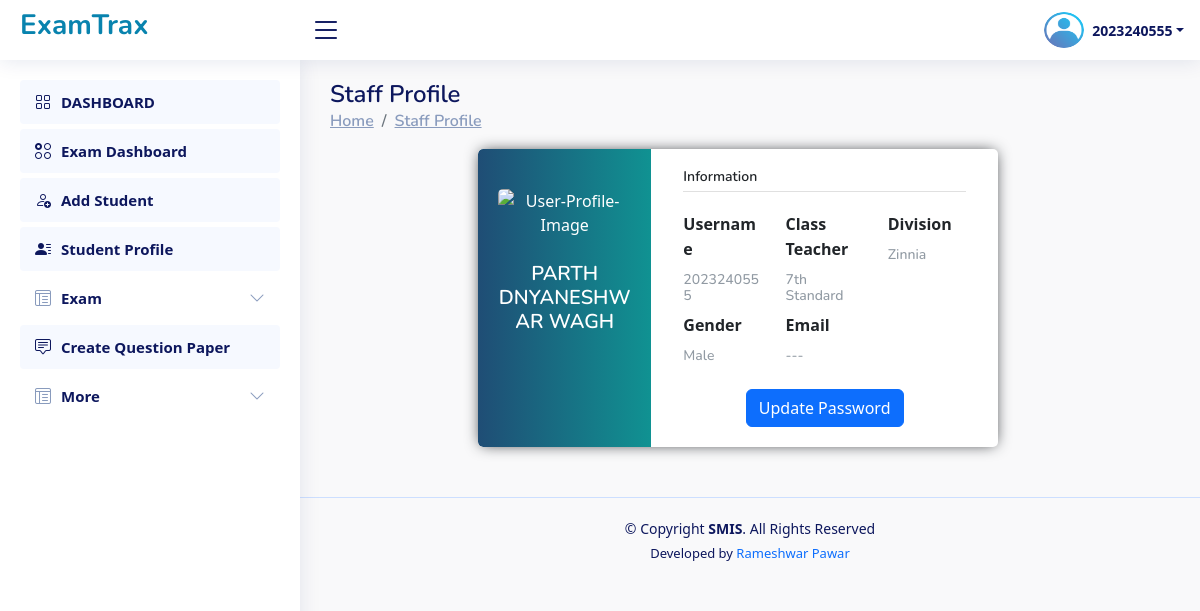
/Staff/staff_profile/ (signed in), run on the app's committed database.
### Institute/models.py (models this page shows, shortened)
class CustomUser(AbstractUser):
    student_prn_no = models.BigIntegerField(null=True,unique=True)
    name = models.CharField(max_length=200,null=True)
    roll_no = models.CharField(max_length=20,null=True)
    class_name = models.CharField(max_length=50,null=True,choices=CLASS)
    division = models.CharField(max_length=10,null=True,choices=DIVISION)
    is_institute=models.BooleanField(default=False)
    is_staff=models.BooleanField(default=False)
    is_student=models.BooleanField(default=False)
    staff_id = models.CharField(max_length=10,null=True)
    designation=models.CharField(max_length=50,null=True,blank=True)
    email=models.EmailField(max_length=254,null=True,blank=True)
    gender=models.CharField(max_length=50,null=True,blank=True,choices=GENDER)

### Staff/views.py (the view)
# urls.py: path("staff_profile/",views.staff_profile,name="staff_profile"),
def staff_profile(request):
    return render(request,"staff__staff_profile_page.html")

### Staff/views.py (called while the page is built)
def my_exam_list_object_for_base(request):
    if request.user.is_authenticated:
        exam = Exam.objects.filter(staff_id=request.user.staff_id).order_by('-id')
    else:
        exam={}
    return {'exam_list_data': exam}

### Staff/templates/staff__staff_profile_page.html (shortened to what this page needs)
{% extends 'staff_base.html' %}
{% load crispy_forms_tags %}
{% block content %}
<main id="main" class="main">
    <div class="pagetitle">
        <h1>Staff Profile</h1>
        <nav>
            <ol class="breadcrumb">
                <li class="breadcrumb-item"><a href="#">Home</a></li>
                <li class="breadcrumb-item"><a href="#">Staff Profile</a></li>
            </ol>
        </nav>
    </div>
    <section class="section dashboard">
        <div class="row">
            <div class="col-lg-12">
                <div class="page-content page-container" id="page-content">
                    <div class="">
                        <div class="row container d-flex justify-content-center">
                            <div class="col-xl-8 col-md-12">
                                <div class="card user-card-full">
                                    <div class="row m-l-0 m-r-0">
                                        <div class="col-sm-4 bg-c-lite-green user-profile">
                                            <div class="card-block text-center text-white">
                                                <div class="m-b-25">
                                                    <img src="https://img.icons8.com/bubbles/100/000000/user.png"
                                                        class="img-radius" alt="User-Profile-Image">
                                                </div>
                                                <h5 class="f-w-600">{{request.user.name}}</h5>
                                            </div>
                                        </div>
                                        <div class="col-sm-8">
                                            <div class="card-block">
                                                <h6 class="m-b-20 p-b-5 b-b-default f-w-600">Information</h6>
                                                <div class="row">
                                                    <div class="col-sm-4">
                                                        <p class="m-b-10 f-w-600">Username</p>
                                                        <h6 class="text-muted f-w-400">{% if request.user.username %}{{request.user.username}}{% else %}---{% endif %}</h6>
                                                    </div>
                                                    <div class="col-sm-4">
                                                        <p class="m-b-10 f-w-600">Class Teacher</p>
                                                        <h6 class="text-muted f-w-400">{% if request.user.class_name %}{{request.user.class_name}} Standard {% else %}---{% endif %}</h6>
                                                    </div>
                                                    <div class="col-sm-4">
                                                        <p class="m-b-10 f-w-600">Division</p>
                                                        <h6 class="text-muted f-w-400">{% if request.user.division %}{{request.user.division}} {% else %}---{% endif %}</h6>
                                                    </div>
                                                </div>
                                                <div class="row">
                                                    <div class="col-sm-4">
                                                        <p class="m-b-10 f-w-600">Gender</p>
                                                        <h6 class="text-muted f-w-400">{% if request.user.gender %}{{request.user.gender}}  {% else %}---{% endif %}</h6>
                                                    </div>
                                                    <div class="col-sm-8">
                                                        <p class="m-b-10 f-w-600">Email</p>
                                                        <h6 class="text-muted f-w-400">{% if request.user.email %}{{request.user.email}}  {% else %}---{% endif %}</h6>
                                                    </div>
                                                </div>
                                                <div class="row">
                                                    <div class="col-sm-12 text-center mt-3">
                                                        <a href="{% url 'update_staff_password' %}" class="btn btn-primary">Update Password</a>
                                                    </div>
                                                </div>
                                            </div>
                                        </div>
                                    </div>
                                </div>
                            </div>
                        </div>
                    </div>
                </div>
            </div>
        </div>
    </section>
</main>
{% endblock content %}

### Staff/templates/staff_base.html (shortened to what this page needs)
{% load static %}
<!DOCTYPE html>
<html lang="en">
<head>
    <link href="https://unpkg.com/aos@2.3.1/dist/aos.css" rel="stylesheet">
    <link rel="stylesheet" href="https://cdn.jsdelivr.net/npm/bootstrap-icons@1.10.3/font/bootstrap-icons.css">
  <link rel="stylesheet" href="{% static 'css/base_style.css' %}">
<link rel="stylesheet" href="https://cdn.jsdelivr.net/npm/bootstrap@5.2.2/dist/css/bootstrap.min.css">
<link rel="stylesheet" href="https://cdn.datatables.net/1.11.3/css/dataTables.bootstrap5.min.css">
</head>
<body>
<header id="header" class="header fixed-top d-flex align-items-center">
  <div class="d-flex align-items-center justify-content-between">
      <a href=" " class="logo d-flex align-items-center" style="text-decoration:none;" data-toggle="modal"  data-target="#logout_model">
          <center>
            <h3 style=" color:#0883AE;"><b>ExamTrax</b></h3>
          </center>
      </a>
      <i class="bi bi-list toggle-sidebar-btn"></i>
  </div>
  <nav class="header-nav ms-auto">
      <ul class="d-flex align-items-center">
          <li class="nav-item dropdown pe-3 text-center  ">
              <a class="nav-link nav-profile d-flex align-items-center pe-0" href="#" data-bs-toggle="dropdown">
                  <img src="{% static 'img/profile.png' %}" alt="Profile" class="rounded-circle" style="width:40px; height:40px;">
                  <span class="d-none d-md-block dropdown-toggle ps-2"> {{request.user.username}}</span>
              </a>
          </li>
      </ul>
  </nav>
</header>
<aside id="sidebar" class="sidebar">
  <ul class="sidebar-nav" id="sidebar-nav">
    <li class="nav-item">
          <a class="nav-link " href="{% url 'staff_dashboard' %}">
              <i class="bi bi-grid"></i>
              <span>DASHBOARD</span>
          </a>
      </li>
      <li class="nav-item">
        <a class="nav-link " href=""  data-toggle="modal" data-target="#select_exam_model_for_exam_dashboard">
          <i class="bi bi-ui-radios-grid"></i>
            <span>Exam Dashboard</span>
        </a>
      </li>
      <li class="nav-item">
        <a class="nav-link " href="{% url 'add_student' %}">
          <i class="bi bi-person-add"></i>
            <span>Add Student</span>
        </a>
      </li>
      <li class="nav-item">
        <a class="nav-link " href="{% url 'student_list' %}">
          <i class="bi bi-person-lines-fill"></i>
            <span>Student Profile</span>
        </a>
      </li>
      <li class="nav-item">
        <a class="nav-link collapsed" data-bs-target="#exam-nav" data-bs-toggle="collapse" href="#">
          <i class="bi bi-layout-text-window-reverse"></i><span>Exam</span><i class="bi bi-chevron-down ms-auto"></i>
        </a>
      </li>
      <li class="nav-item">
        <a class="nav-link " href=""  data-toggle="modal" data-target="#select_exam_model_for_question_paper">
          <i class="bi bi-chat-square-text"></i>
            <span>Create Question Paper</span>
        </a>
      </li>
      <li class="nav-item">
        <a class="nav-link collapsed" data-bs-target="#more" data-bs-toggle="collapse" href="#">
          <i class="bi bi-layout-text-window-reverse"></i><span>More</span><i class="bi bi-chevron-down ms-auto"></i>
        </a>
      </li>
  </ul>
</aside>
  {% block content %}
  {% endblock content %}
  <footer id="footer" class="footer text-center">
      <div class="copyright">
          &copy; Copyright <strong><span>SMIS</span></strong>. All Rights Reserved
      </div>
      <div class="credits">
          Developed by <a href="https://prameshwar4378.github.io/My_Portfolio/" style="text-decoration:none;">Rameshwar Pawar</a>
      </div>
  </footer>
</body>
</html>

### Staff/templates/staff_base.html (style rules this page uses)
body { background:#F6FBFE; }

### Staff/templates/staff__staff_profile_page.html (style rules this page uses)
body { background-color: #f9f9fa }
.user-card-full { overflow: hidden; }
.card { border-radius: 5px; -webkit-box-shadow: 0 0px 15px -3px; box-shadow: 0 0px 15px -3px; border: none; margin-bottom: 30px; }
.m-r-0 { margin-right: 0px; }
.m-l-0 { margin-left: 0px; }
.user-card-full .user-profile { border-radius: 5px 0 0 5px; }
.bg-c-lite-green { background: -webkit-gradient(linear, left top, right top, from(#f29263), to(#ee5a6f)); background: linear-gradient(to right, #1F4D75, #109292); }
.user-profile { padding: 20px 0; }
.card-block { padding: 1.25rem; }
.m-b-25 { margin-bottom: 25px; }
.img-radius { border-radius: 5px; }
h6 { font-size: 14px; }
.card .card-block p { line-height: 25px; }
.b-b-default { border-bottom: 1px solid #e0e0e0; }
.m-b-20 { margin-bottom: 20px; }
.p-b-5 { padding-bottom: 5px !important; }
.m-b-10 { margin-bottom: 10px; }
.text-muted { color: #919aa3 !important; }
.f-w-600 { font-weight: 600; }

### data on the page
CustomUser: user.username "2023240555", user.name "PARTH DNYANESHWAR WAGH", user.class_name "7th", user.division "Zinnia", user.gender "Male"
